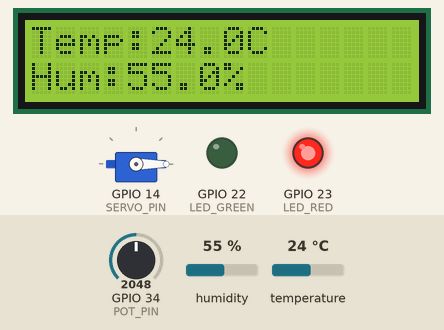
The sketch below on a simulated ESP32. On the bench: servo, 16×2 character LCD, output pins drawn as LEDs (lit = HIGH). The inputs (shaded band) are chosen by the test bench; at power-on: humidity 55 %, GPIO 34 (POT_PIN) = 2048, temperature 24 °C. What the sketch prints to the serial monitor is not drawn.

Above: at 3.2 s.
3.3 s: humidity set to 22 %
At 8.6 s:
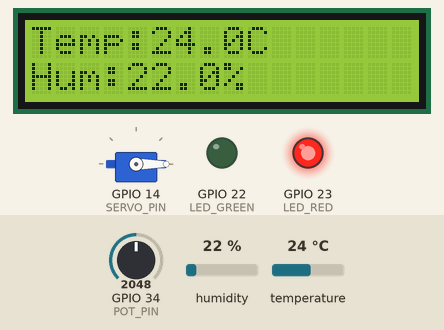
14.4 s: GPIO 34 (POT_PIN) set to 1293
At 21.3 s:
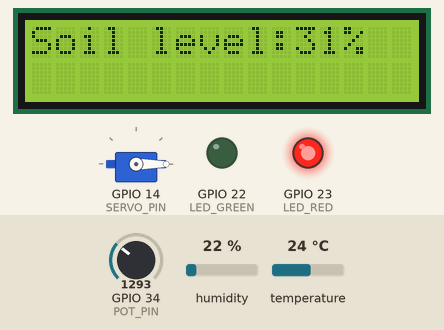
23.6 s: GPIO 34 (POT_PIN) set to 1175
At 28.9 s:
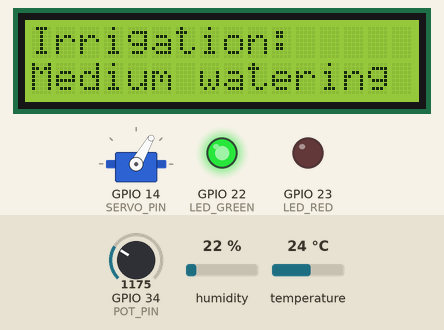
34.6 s: temperature set to 29.5 °C
At 35.8 s:
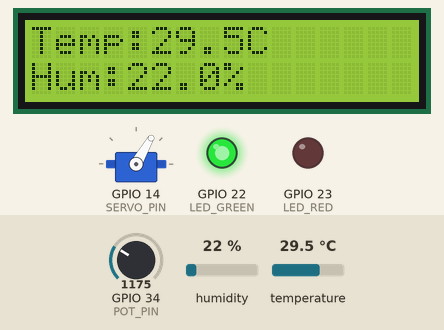
40.8 s: temperature set to 30.4 °C
At 51.1 s:
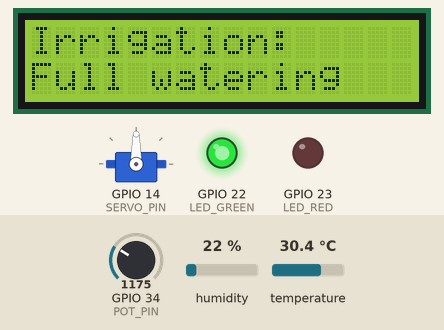
51.9 s: GPIO 34 (POT_PIN) set to 1228
At 59.7 s:
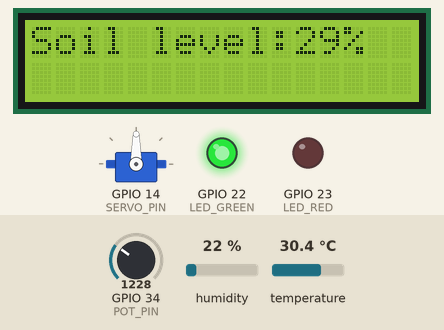
Timing chart, 0 to 61.2 s (numbered marks = the images above; inputs shaded):
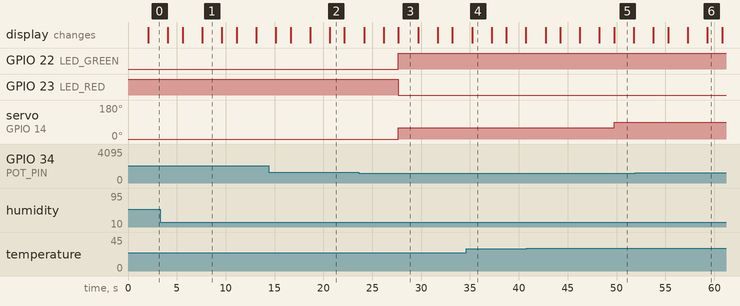

The sketch:

sketch.ino
```cpp
#include <LiquidCrystal.h>
#include <DHT.h>
#include <ESP32Servo.h>
#include <math.h>

// Pin definitions
#define LED_RED 23
#define LED_GREEN 22
#define DHT_PIN 12
#define SERVO_PIN 14
#define SWITCH_LEFT 18
#define SWITCH_RIGHT 19
#define POT_PIN 34

#define DHT_TYPE DHT22

// Components
DHT dht(DHT_PIN, DHT_TYPE);
Servo irrigationServo;
LiquidCrystal lcd(2, 0, 4, 16, 17, 5);

// Settings
const int DRY_LEVEL = 30;
const float DRY_HUMIDITY = 30.0;
const float HOT_TEMPERATURE = 30.0;

void setup() {
  Serial.begin(115200);

  pinMode(LED_RED, OUTPUT);
  pinMode(LED_GREEN, OUTPUT);
  pinMode(SWITCH_LEFT, INPUT_PULLUP);
  pinMode(SWITCH_RIGHT, INPUT_PULLUP);
  pinMode(POT_PIN, INPUT);

  digitalWrite(LED_RED, HIGH);
  digitalWrite(LED_GREEN, LOW);

  dht.begin();

  irrigationServo.setPeriodHertz(50);
  irrigationServo.attach(SERVO_PIN, 500, 2400);
  irrigationServo.write(0);

  lcd.begin(16, 2);
  lcd.clear();
  lcd.setCursor(0, 0);
  lcd.print("Smart Irrigation");
  lcd.setCursor(0, 1);
  lcd.print("Starting...");

  Serial.println("Smart Irrigation System starting...");
  delay(2000);
}

void loop() {
  // Read sensors
  float temperature = dht.readTemperature();
  float humidity = dht.readHumidity();

  int potValue = analogRead(POT_PIN);
  int soilLevel = map(potValue, 0, 4095, 0, 100);

  Serial.println("\n--- Sensor Readings ---");

  if (isnan(temperature) || isnan(humidity)) {
    Serial.println("ERROR: DHT22 sensor reading failed.");

    irrigationServo.write(0);
    digitalWrite(LED_GREEN, LOW);
    digitalWrite(LED_RED, HIGH);

    lcd.clear();
    lcd.setCursor(0, 0);
    lcd.print("DHT22 Error");
    lcd.setCursor(0, 1);
    lcd.print("Watering OFF");

    delay(2000);
    return;
  }

  Serial.print("Temperature: ");
  Serial.print(temperature);
  Serial.println(" C");

  Serial.print("Humidity: ");
  Serial.print(humidity);
  Serial.println(" %");

  Serial.print("Pot level: ");
  Serial.print(soilLevel);
  Serial.println(" %");

  // Display sensor readings
  lcd.clear();
  lcd.setCursor(0, 0);
  lcd.print("Temp:");
  lcd.print(temperature, 1);
  lcd.print("C");

  lcd.setCursor(0, 1);
  lcd.print("Hum:");
  lcd.print(humidity, 1);
  lcd.print("%");

  delay(2000);

  lcd.clear();
  lcd.setCursor(0, 0);
  lcd.print("Soil level:");
  lcd.print(soilLevel);
  lcd.print("%");

  delay(1500);

  // Irrigation control
  String status;

  if (soilLevel < DRY_LEVEL &&
      humidity < DRY_HUMIDITY &&
      temperature > HOT_TEMPERATURE) {

    irrigationServo.write(90);
    status = "Full watering";

  } else if (soilLevel < DRY_LEVEL &&
             humidity < DRY_HUMIDITY) {

    irrigationServo.write(60);
    status = "Medium watering";

  } else {
    irrigationServo.write(0);
    status = "Watering OFF";
  }

  bool watering = (soilLevel < DRY_LEVEL &&
                   humidity < DRY_HUMIDITY);

  digitalWrite(LED_GREEN, watering ? HIGH : LOW);
  digitalWrite(LED_RED, watering ? LOW : HIGH);

  Serial.print("Irrigation status: ");
  Serial.println(status);

  lcd.clear();
  lcd.setCursor(0, 0);
  lcd.print("Irrigation:");

  lcd.setCursor(0, 1);
  lcd.print(status);

  delay(2000);
}
```

Measured:
- the behaviour switches between 1229 and 1228 on GPIO 34 (POT_PIN) (found by bisection; images 2 and 3)
- the behaviour switches between 30 and 30.1 °C on temperature (found by bisection; images 4 and 5)
- after the input at 23.6 s, GPIO 22 (LED_GREEN): LOW → HIGH after 4.1 s; GPIO 23 (LED_RED): HIGH → LOW after 4.1 s; servo on GPIO 14 (SERVO_PIN): 0° → 60° after 4.1 s
- after the input at 40.8 s, servo on GPIO 14 (SERVO_PIN): 60° → 90° after 9.0 s
- what the display in image 1 shows lasts 2.0 s, from 7.6 s to 9.6 s
- what the display in image 2 shows lasts 1.6 s, from 20.6 s to 22.2 s
